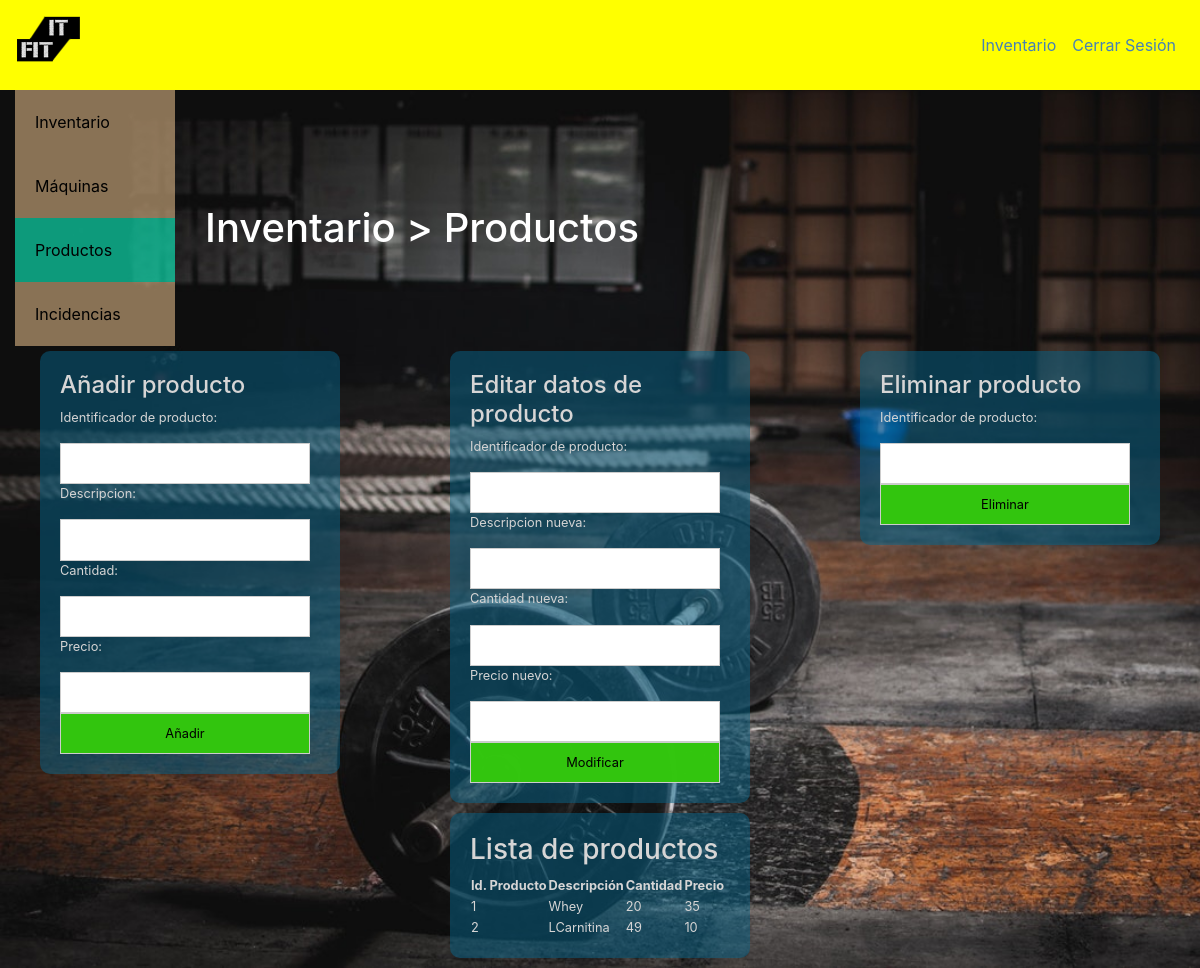
Screenshot of /Inventario/productos.php (signed in) with the database file from the repository.
### tables this page shows
CREATE TABLE `productos` (
  `IdProducto` int(11) NOT NULL,
  `Descripcion` varchar(30) DEFAULT NULL,
  `Cantidad` int(11) DEFAULT NULL,
  `Precio` float DEFAULT NULL
);

### Inventario/productos.php (the view, shortened to what this page needs)
<!DOCTYPE html>
<html>
    <head>
    <link rel="stylesheet" type="text/css" href="../styles/estilos.css">
    <link rel="stylesheet" type="text/css" href="../styles/form.css">
    <link rel="stylesheet" href="../styles/inicio.css">
    <link rel="stylesheet" href="https://stackpath.bootstrapcdn.com/bootstrap/4.4.1/css/bootstrap.min.css">
    </head>
    <body>
        <nav class="navbar sticky-top navbar-expand-lg navbar-dark header">
        <a href="../inicio.html" class="navbar-brand mr-auto">
            <img src="../img/Logo.png" alt="ITFit" width="64" height="64"/>
        </a>
        <span class="areagestion navbar-text">
            <ul class="navbar-nav">
                <li class="nav-link">
                    <a class ="enlace" href="#">Inventario</a>
                </li>
                <li class="nav-link">
                    <a class ="enlace" href="../php/logout.php">Cerrar Sesión</a>
                </li>
            </ul>
        </span>
    </nav>
    <div class="inicio container">
        <div class="row">
            <div class="vertical-menu col-lg-2 col-sm-3">
                <a href="./inventario.php">Inventario</a>
                <a href="./maquinas.php">Máquinas</a>
                <a href="#" class="active">Productos</a>
                <a href="./incidencias.php">Incidencias</a>
            </div>
            <div class="inicio col-lg-6 col-sm-6">
                <h1>Inventario > Productos</h1>
            </div>
        </div>
    </div>
    <div class="row">
        <div class="col-lg-4 col-sm-6">
            <form action="../php/Inventario/anadirproducto.php" method="post" class="forminv">
                <h4>Añadir producto</h4>
                <p>Identificador de producto:</p>
                <input type="text" name="IdProducto" size="20" class="field" maxlength="8"/>
                <p>Descripcion:</p>
                <input type="text" name="Descripcion" size="20" class="field" maxlength="30"/>
                <p>Cantidad:</p>
                <input type="text" name="Cantidad" size="20" class="field" maxlength="8"/>
                <p>Precio:</p>
                <input type="text" name="Precio" size="20" class="field" maxlength="8"/>
                <input type="submit" class="botton" value="Añadir">
            </form>
        </div>
        <div class="col-lg-4 col-sm-6">
            <form action="../php/Inventario/alterarproducto.php" method="post">
                <h4>Editar datos de producto</h4>
                <p>Identificador de producto:</p>
                <input type="text" name="IdProducto" size="20" class="field" maxlength="8"/>
                <p>Descripcion nueva:</p>
                <input type="text" name="Descripcion" size="20" class="field" maxlength="30"/>
                <p>Cantidad nueva:</p>
                <input type="text" name="Cantidad" size="20" class="field" maxlength="8"/>
                <p>Precio nuevo:</p>
                <input type="text" name="Precio" size="20" class="field" maxlength="8"/>
                <input type="submit" class="botton" value="Modificar">
            </form>
        </div>
        <div class="col-lg-4 col-sm-6">
            <form action="../php/Inventario/eliminarproducto.php" method="post">
                <h4>Eliminar producto</h4>
                <p>Identificador de producto:</p>
                <input type="text" name="IdProducto" size="20" class="field" maxlength="8"/>
                <input type="submit" class="botton" value="Eliminar">
            </form>
        </div>
    </div>
    <div class="row">
        <div class="col-sm-12">
            <form>
            <h3>Lista de productos</h3>
            <?php
                $db = mysqli_connect(DB_SERVER,DB_USERNAME,DB_PASSWORD,DB_DATABASE) or die ("<h5>No puedo conectarme a la BD.</h5>");
                $consulta = "Select * from Productos Order By IdProducto" ;
                $resultado = mysqli_query( $db, $consulta ) or die ( "Algo ha ido mal en la consulta a la base de datos");
                echo "<table borde='2'>";
                echo "<tr>";
                echo "<th>Id. Producto</th>";
                echo "<th>Descripción</th>";
                echo "<th>Cantidad</th>";
                echo "<th>Precio</th>";
                echo "</tr>";
                while($columna = mysqli_fetch_array($resultado)){
                    echo "<tr>";
	                echo "<td>" . $columna['IdProducto'] . "</td><td>" . $columna['Descripcion'] . "</td><td>" . $columna['Cantidad'] ."</td><td>" . $columna['Precio'] . "</td>";
	                echo "</tr>";
                }
                echo "</table>";
            ?>
        </form>
        </div>
    </div>
    </body>
</html>

### styles/estilos.css (style rules this page uses)
.vertical-menu { width: 200px; padding-bottom: 5px; }
.vertical-menu a { background-color: rgba(222, 184, 135, 0.596); color:black; display: block; padding: 20px; text-decoration: none; }
.vertical-menu a.active { background-color: rgba(14, 250, 199, 0.596); }

### styles/form.css (style rules this page uses)
form { position: relative; margin:0 auto; font-size: 0.8em; border-radius: 10px; color: rgb(214, 213, 213); width: 300px; padding:20px; background-color: rgba(7, 101, 138, 0.5); margin-bottom: 10px; }
input,select { border:0; }
.field { border: solid 1px #ccc; width: 250px; padding:10px; }
.botton { border: solid 1px #ccc; width: 250px; padding:10px; background-color: rgba(51, 199, 14, 0.993); }

### styles/inicio.css (style rules this page uses)
nav.header { background-color: yellow; }
li.nav-link a.enlace { color: steelblue; }
body { background-image: url("../img/gimnasio.jpg"); background-color: powderblue; background-attachment: fixed; background-repeat: no-repeat; background-size: cover; }
div.inicio { padding-top: 10%; color: white; }
.inicio.container { margin-left: 0px; padding-top: 0px; }

### rows the page displays
productos: IdProducto "1", Descripcion "Whey", Cantidad "20", Precio "35"
productos: IdProducto "2", Descripcion "LCarnitina", Cantidad "49", Precio "10"
